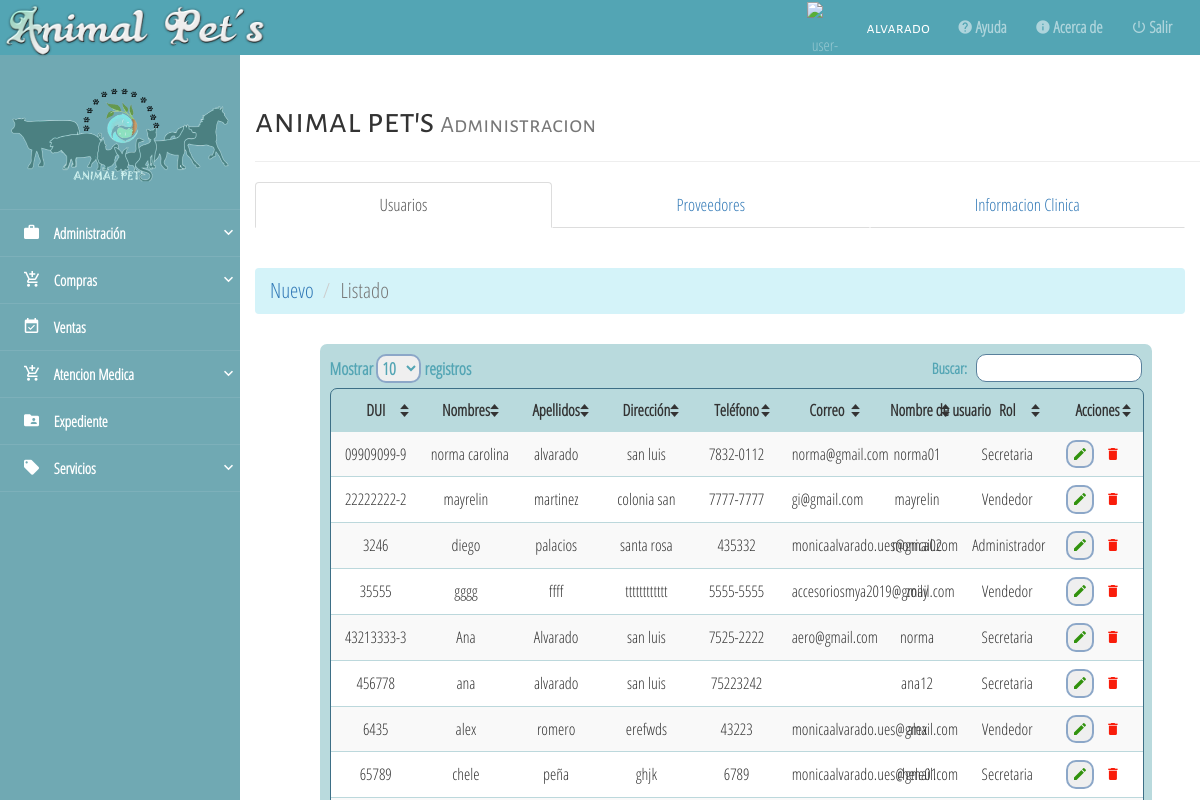
Page /from/listausuarios.php (signed in) on the committed database.
### tables this page shows
CREATE TABLE `empleados` (
  `id_Empleado` int(20) NOT NULL,
  `DUI` varchar(10) NOT NULL,
  `nombres` varchar(50) NOT NULL,
  `apellidos` varchar(50) NOT NULL,
  `sexo` varchar(20) NOT NULL,
  `direccion` varchar(500) NOT NULL,
  `telefono` varchar(15) NOT NULL,
  `fecha_nac` date NOT NULL,
  `nombre_usuario` varchar(25) NOT NULL,
  `contrasena` varchar(800) NOT NULL,
  `rol` varchar(25) NOT NULL,
  `foto` mediumblob NOT NULL,
  `correoElectronico` varchar(75) NOT NULL
);

### from/listausuarios.php (the view, shortened to what this page needs)
<!DOCTYPE html>
<html lang="es">
<head>
  <link rel="stylesheet" href="../assets/css/sweet-alert.css">
  <link rel="stylesheet" href="../assets/css/material-design-iconic-font.min.css">
  <link rel="stylesheet" href="../assets/css/normalize.css">
  <link rel="stylesheet" href="../assets/css/bootstrap.min.css">
  <link rel="stylesheet" href="../assets/css/jquery.mCustomScrollbar.css">
  <link rel="stylesheet" href="../assets/css/style.css">
  <link rel="stylesheet" href="../assets/css/alertify.min.css">
  <link rel="stylesheet" href="../assets/css/default.min.css">
  <link rel="stylesheet" href="../assets/css/style.css">
  <link rel="stylesheet" href="https://cdn.jsdelivr.net/npm/sweetalert2@8/dist/sweetalert2.min.css" id="theme-styles">
  <link rel="stylesheet" href="../assets/datatable/css/jquery.dataTables.min.css">
  <link rel="stylesheet" href="../assets/datatable/css/responsive.dataTables.min.css">
    </head>
    <body>
      <?php
      include "../from/menu.php"
      ?>
      <div class="content-page-container full-reset custom-scroll-containers">
        <div class="container">
          <div class="page-header">
            <h1 class="all-tittles">animal pet's <small>Administracion</small></h1>
          </div>
        </div>
        <div class="container-fluid">
          <ul class="nav nav-tabs nav-justified" style="font-size: 17px;">
            <li role="presentation" class="active"><a href="usuario.php">Usuarios</a></li>
            <li role="presentation" ><a href="proveedor.php">Proveedores</a></li>
            <li role="presentation"><a href="#">Informacion Clinica</a></li>
          </ul>
        </div>
        <div class="container-fluid">
          <div class="row">
            <div class="col-xs-12 lead">
              <ol class="breadcrumb">
                <li><a href="usuario.php">Nuevo</a></li>
                <li class="active">Listado</li>
              </ol>
            </div>
          </div>
        </div>
        <div class="container-fluid"  >
         <div class="col-sm-11 col-xs-11 col-sm-offset-1">
          <div class="div-table">
            <table id="miTabla" class="display responsive nowrap" style="width:100%; table-layout:fixed">
              <thead>
                <tr>
                  <th>DUI</th>
                  <th>Nombres</th>
                  <th>Apellidos</th>
                  <th>Dirección</th>
                  <th>Teléfono</th>
                  <th>Correo</th>
                  <th>Nombre de usuario</th>
                  <th>Rol</th>
                  <th>Acciones</th>
                </tr>
              </thead>
              <tbody>
                <?php
                include "../config/conexion.php";
                $result=$conexion->query("SELECT
                  e.id_Empleado as id,
                  e.DUI as dui,
                  e.nombres as nombre,
                  e.apellidos as apellido,
                  e.direccion as direccion,
                  e.telefono as telefono,
                  e.contrasena as contra,
                  e.rol as rol,
                  e.nombre_usuario as user,
                  e.correoElectronico as correo
                  FROM
                  empleados e");
                if($result){
                  while($fila = $result->fetch_object()){ ?>
                  <tr>
                    <td><?php echo $fila->dui ?></td>
                    <td><?php echo $fila->nombre ?></td>
                    <td><?php echo $fila->apellido ?></td>
                    <td title="<?php echo $fila->direccion ?>"><?php echo substr($fila->direccion, 0, 12); ?></td>
                    <td><?php echo $fila->telefono ?></td>
                    <td><?php echo $fila->correo ?></td>
                    <td><?php echo $fila->user ?></td>
                    <td><?php echo $fila->rol ?></td>
                    <td>
                      <button data-toggle= "modal" data-target= "#modificarUsuario" class="material-control tooltips-general" required="" maxlength="50" data-toggle="tooltip" data-placement="top" title="Editar" onclick="editar(<?php echo $fila->id?>)">
                        <i class="zmdi zmdi-edit" style="color: #31920D;">
                        </i>
                      </button>
                      <a href="#" class="material-control tooltips-general" required="" maxlength="50" data-toggle="tooltip" data-placement="top" title="Eliminar" onclick="eliminar(<?php echo $fila->id?>)">
                        <i class="zmdi zmdi-delete" style="color: #F91D0B;"></i>
                      </a>
                    </td>
                  </tr>
                  <?php
                }
              }
              ?>
            </tbody>
          </table>
        </div></div><div style="margin: 6.5% 0;"></div>
      </div>
</body>
</html>

### from/menu.php (shortened to what this page needs)
<?php
$rol=0;
$nombres="";
if($_SESSION["nombres"] != null){
    $nombres=$_SESSION["nombres"];
}
if($_SESSION["rol"] != null){
    $rol=$_SESSION["rol"];
}
?>
<div>
    <nav class="navbar-user-top full-reset">
        <ul id="button">
            <?php if($rol=="Administrador"){?>
            <li><a href="#" data-toggle="modal" data-target= "#ganancia"><i class="zmdi zmdi-settings zmdi-hc-fw"></i></a></li>
        <?php } if($rol=="Administrador" || $rol=="Secretaria" || $rol=="Vendedor"){ ?>
            <li><a href="login.php?salir=true"><i class="zmdi zmdi-power zmdi-hc-fw"></i>Salir</a></li>
            <li><a href="acercaDe.php"><i class="zmdi zmdi-info zmdi-hc-fw"></i>Acerca de</a></li>
            <li><a href="#" onclick="abrirVentana();"><i class="zmdi zmdi-help zmdi-hc-fw"></i>Ayuda</a></li>
            <li style="color:#fff; cursor:default;"><span class="all-tittles">
                <?php
                echo $nombres
                ?>
            </span></li>
                <li style="width: 3%;margin-top: 0.2%;">
                   <img src="../serverImages/users/<?php
                echo $foto
                ?>" alt="user-picture" class="img-responsive center-box">
                </li>
                <li style="position: fixed;/*! top: -55px; *//*! right: 10px; */left: -1%;width: 50%;">
                    <img src="../assets/img/nombrecli.png" alt="user-picture" class="img-nombre" style="width: 45%;">
                </li><?php } ?>
 </ul>
</nav>
</div>
<div class="navbar-lateral full-reset">
        <div class="full-reset container-menu-movile custom-scroll-containers">
            <div class="full-reset" style="padding: 10px 0; color:#fff;">
                <figure>
                    <img src="../assets/img/logo1.png" class="img-responsive center-box" style="width:100%;">
                </figure>
            </div>
            <div class="full-reset nav-lateral-list-menu">
                <nav id="menu">
        <ul class="list-unstyled components">
            <?php if($rol=="Administrador"){?>
            <li><a href="inicio.php"><i class="zmdi zmdi-home zmdi-hc-fw"></i>&nbsp;&nbsp; Inicio</a>
            </li>
            <?php } if($rol=="Administrador" || $rol=="Secretaria" ){ ?>
            <li><a href="#pageSubmenu" data-toggle="collapse" aria-expanded="false" class="dropdown-toggle"><i class="zmdi zmdi-case zmdi-hc-fw"></i>&nbsp;&nbsp; Administración <i class="zmdi zmdi-chevron-down pull-right zmdi-hc-fw"></i></a>
            </li><?php } ?>
             <?php if($rol=="Administrador" || $rol=="Secretaria"){ ?>
            <li><a href="#pageSubmenu1" data-toggle="collapse" aria-expanded="false" class="dropdown-toggle"><i class="zmdi zmdi-shopping-cart-plus zmdi-hc-fw"></i>&nbsp;&nbsp; Compras <i class="zmdi zmdi-chevron-down pull-right zmdi-hc-fw"></i></a>
            </li><?php } ?>
            <li><a href="ventas.php"><i class="zmdi zmdi-calendar-check zmdi-hc-fw"></i>&nbsp;&nbsp; Ventas</a>
            </li>
            <?php if($rol=="Administrador" || $rol=="Secretaria"){ ?>
            <li><a href="#pageSubmenu2" data-toggle="collapse" aria-expanded="false" class="dropdown-toggle"><i class="zmdi zmdi-shopping-cart-plus zmdi-hc-fw"></i>&nbsp;&nbsp; Atencion Medica<i class="zmdi zmdi-chevron-down pull-right zmdi-hc-fw"></i></a>
            </li><?php } ?>
            <?php if($rol=="Administrador" || $rol=="Secretaria"){ ?>
            <li><a href="expediente.php"><i class="zmdi zmdi-folder-person zmdi-hc-fw"></i>&nbsp;&nbsp; Expediente</a></li><?php } ?>
            <li>
                <a href="#pageSubmenu3" data-toggle="collapse" aria-expanded="false" class="dropdown-toggle"><i class="zmdi zmdi-label zmdi-hc-fw"></i>&nbsp;&nbsp; Servicios<i class="zmdi zmdi-chevron-down pull-right zmdi-hc-fw"></i></a>
            </li>
        </ul>
    </nav>
            </div>
        </div>
    </div>

### assets/css/style.css (style rules this page uses)
html, body { height: 100%; margin: 0; padding: 0; width: 100%; font-size: 16px; font-family: "Parrafos" !important; background-color: #fff; }
.all-tittles { font-family: "Titulos" !important; }
.center-box { margin: 0 auto; }
.full-reset { margin: 0; padding: 0; width: 100%; }
.div-table { display: table !important; width: 100%; margin: 20px 0; padding: 0; background-color: #b9dadd; height: auto !important; border-radius: 7px 7px 7px 7px; -moz-border-radius: 7px 7px 7px 7px; -webkit-border-radius: 7px 7px 7px 7px; border: 0px solid #000000; }
.navbar-user-top { background-color: #53a5b4; height: 55px; position: relative; top: 0; left: 0; z-index: 7; }
.navbar-user-top > ul { height: 55px; padding: 0 15px; margin: 0; }
.navbar-user-top > ul > li { display: inline-block; float: right; color: rgba(255,255,255,.4); height: 55px; margin: 0 12px; text-align: center; cursor: pointer; line-height: 55px; }
.navbar-user-top > ul > li>a { display: inline-block; float: right; color: rgba(255, 255, 255, 0.53); height: 55px; margin: 0 1px; text-align: center; cursor: pointer; line-height: 55px; text-decoration: none; font-weight: bold; }
.navbar-lateral { width: 20%; height: 100%; position: absolute; top: 0; left: 0; z-index: 1; }
.container-menu-movile { background-color: #70a9b3; height: 100% !important; }
.content-page-container { height: 100%; position: absolute; top: 0; right: 0; z-index: 1; width: 80%; background-color: #fff; }
.nav-lateral-list-menu ul li { margin: 0; padding: 0; display: block; }
.nav-lateral-list-menu ul li a, .nav-lateral-list-menu ul li div { width: 100%; min-height: 45px; line-height: 45px; display: block; padding: 0; padding-left: 20px; font-size: 15px; text-decoration: none; color: #fff; border-bottom: 1px solid rgba(230,233,238,.1); transition: .3s all ease-in-out; -moz-transition: .3s all ease-in-out; -ms-transition: .3s all ease-in-out; -webkit-transition: .3s all ease-in-out; font-weight: bold; }
.nav-lateral-list-menu i { font-size: 18px; line-height: 45px; }
.nav-lateral-list-menu ul li:first-child { border-top: 1px solid rgba(230,233,238,.1); }
@media (min-width: 1200px) { .navbar-lateral { display: inherit !important; } }

### rows in the picture
empleados: DUI "456778", nombres "ana", apellidos "alvarado", direccion "san luis", telefono "75223242", nombre_usuario "ana12", rol "Secretaria"
empleados: DUI "35555", nombres "gggg", apellidos "ffff", direccion "tttttttttttt", telefono "5555-5555", correoElectronico "accesoriosmya2019@gmail.com", nombre_usuario "zoily", rol "Vendedor"
empleados: DUI "3246", nombres "diego", apellidos "palacios", direccion "santa rosa", telefono "435332", correoElectronico "monicaalvarado.ues@gmail.com", nombre_usuario "monica02", rol "Administrador"
empleados: DUI "65789", nombres "chele", apellidos "peña", direccion "ghjk", telefono "6789", correoElectronico "monicaalvarado.ues@gmail.com", nombre_usuario "chele01", rol "Secretaria"
empleados: DUI "6435", nombres "alex", apellidos "romero", direccion "erefwds", telefono "43223", correoElectronico "monicaalvarado.ues@gmail.com", nombre_usuario "alex", rol "Vendedor"
empleados: DUI "43213333-3", nombres "Ana", apellidos "Alvarado", direccion "san luis", telefono "7525-2222", correoElectronico "aero@gmail.com", nombre_usuario "norma", rol "Secretaria"
empleados: DUI "09909099-9", nombres "norma carolina", apellidos "alvarado", direccion "san luis", telefono "7832-0112", correoElectronico "norma@gmail.com", nombre_usuario "norma01", rol "Secretaria"
empleados: DUI "22222222-2", nombres "mayrelin", apellidos "martinez", direccion "colonia san", telefono "7777-7777", correoElectronico "gi@gmail.com", nombre_usuario "mayrelin", rol "Vendedor"

### other values in the picture
$nombres "alvarado"
